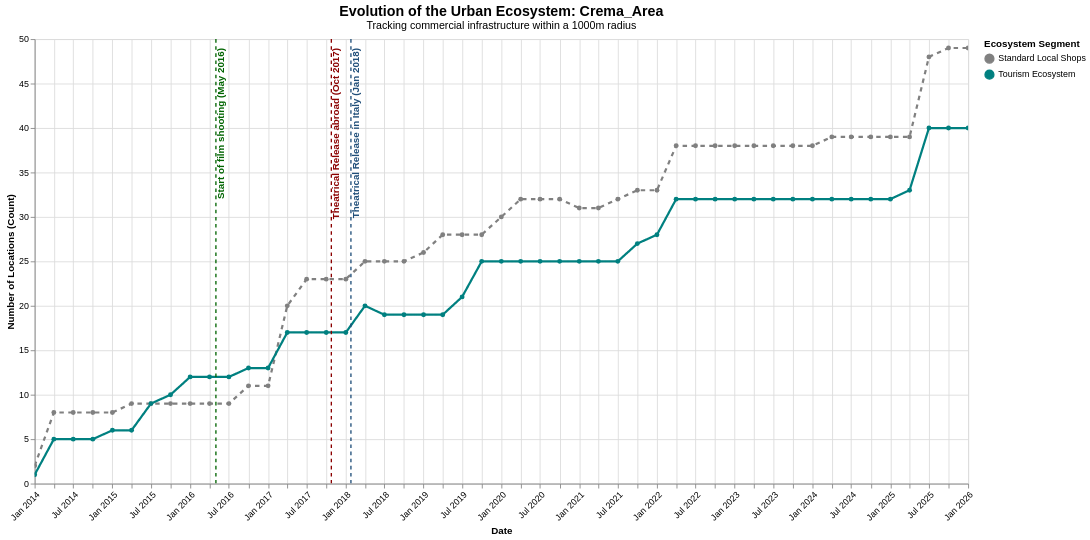

This figure's Vega-Lite source:
### Vega-Lite specification from a JSON file in a GitHub repository (floating-point values rounded to 4 significant figures)
{"config": {"view": {"continuousWidth": 300, "continuousHeight": 300}}, "layer": [{"data": {"name": "data-9315dc10dbd5f474a528b0fc01998e37"}, "mark": {"type": "line", "point": true, "strokeWidth": 2.5}, "encoding": {"color": {"field": "Category", "legend": {"orient": "right", "title": "Ecosystem Segment"}, "scale": {"domain": ["Standard Local Shops", "Tourism Ecosystem"], "range": ["gray", "teal"]}, "type": "nominal"}, "strokeDash": {"field": "Category", "legend": null, "scale": {"domain": ["Standard Local Shops", "Tourism Ecosystem"], "range": [[5, 5], [1, 0]]}, "type": "nominal"}, "tooltip": [{"field": "timestamp", "format": "%b %Y", "title": "Date", "type": "temporal"}, {"field": "Category", "title": "Segment", "type": "nominal"}, {"field": "value", "title": "Active Locations", "type": "quantitative"}], "x": {"axis": {"format": "%b %Y", "labelAngle": -45}, "field": "timestamp", "title": "Date", "type": "temporal"}, "y": {"field": "value", "title": "Number of Locations (Count)", "type": "quantitative"}}, "name": "view_b1cfc5ed27312bb1_0"}, {"data": {"name": "data-57eb6e8149d7a4d4a22ab79626cdab88"}, "mark": {"type": "rule", "size": 1.5, "strokeDash": [4, 4]}, "encoding": {"color": {"field": "Color", "scale": null, "type": "nominal"}, "x": {"field": "Date", "type": "temporal"}}}, {"data": {"name": "data-57eb6e8149d7a4d4a22ab79626cdab88"}, "mark": {"type": "text", "align": "right", "angle": 270, "baseline": "top", "dx": 5, "fontSize": 11, "fontWeight": "bold"}, "encoding": {"color": {"field": "Color", "scale": null, "type": "nominal"}, "text": {"field": "Event", "type": "nominal"}, "x": {"field": "Date", "type": "temporal"}, "y": {"value": 15}}}], "height": 500, "params": [{"name": "param_1e9efca18e7a2868", "select": {"type": "interval", "encodings": ["x", "y"]}, "bind": "scales", "views": ["view_b1cfc5ed27312bb1_0"]}], "title": {"text": "Evolution of the Urban Ecosystem: Crema_Area", "fontSize": 16, "subtitle": "Tracking commercial infrastructure within a 1000m radius", "subtitleFontSize": 12}, "width": 1050, "$schema": "https://vega.github.io/schema/vega-lite/v6.4.1.json", "datasets": {"data-9315dc10dbd5f474a528b0fc01998e37": [{"timestamp": "2014-01-01T00:00:00", "is_tourist_related": false, "value": 2.0, "Category": "Standard Local Shops"}, {"timestamp": "2014-01-01T00:00:00", "is_tourist_related": true, "value": 1.0, "Category": "Tourism Ecosystem"}, {"timestamp": "2014-04-01T00:00:00", "is_tourist_related": false, "value": 8.0, "Category": "Standard Local Shops"}, {"timestamp": "2014-04-01T00:00:00", "is_tourist_related": true, "value": 5.0, "Category": "Tourism Ecosystem"}, {"timestamp": "2014-07-01T00:00:00", "is_tourist_related": false, "value": 8.0, "Category": "Standard Local Shops"}, {"timestamp": "2014-07-01T00:00:00", "is_tourist_related": true, "value": 5.0, "Category": "Tourism Ecosystem"}, {"timestamp": "2014-10-01T00:00:00", "is_tourist_related": false, "value": 8.0, "Category": "Standard Local Shops"}, {"timestamp": "2014-10-01T00:00:00", "is_tourist_related": true, "value": 5.0, "Category": "Tourism Ecosystem"}, {"timestamp": "2015-01-01T00:00:00", "is_tourist_related": false, "value": 8.0, "Category": "Standard Local Shops"}, {"timestamp": "2015-01-01T00:00:00", "is_tourist_related": true, "value": 6.0, "Category": "Tourism Ecosystem"}, {"timestamp": "2015-04-01T00:00:00", "is_tourist_related": false, "value": 9.0, "Category": "Standard Local Shops"}, {"timestamp": "2015-04-01T00:00:00", "is_tourist_related": true, "value": 6.0, "Category": "Tourism Ecosystem"}, {"timestamp": "2015-07-01T00:00:00", "is_tourist_related": false, "value": 9.0, "Category": "Standard Local Shops"}, {"timestamp": "2015-07-01T00:00:00", "is_tourist_related": true, "value": 9.0, "Category": "Tourism Ecosystem"}, {"timestamp": "2015-10-01T00:00:00", "is_tourist_related": false, "value": 9.0, "Category": "Standard Local Shops"}, {"timestamp": "2015-10-01T00:00:00", "is_tourist_related": true, "value": 10.0, "Category": "Tourism Ecosystem"}, {"timestamp": "2016-01-01T00:00:00", "is_tourist_related": false, "value": 9.0, "Category": "Standard Local Shops"}, {"timestamp": "2016-01-01T00:00:00", "is_tourist_related": true, "value": 12.0, "Category": "Tourism Ecosystem"}, {"timestamp": "2016-04-01T00:00:00", "is_tourist_related": false, "value": 9.0, "Category": "Standard Local Shops"}, {"timestamp": "2016-04-01T00:00:00", "is_tourist_related": true, "value": 12.0, "Category": "Tourism Ecosystem"}, {"timestamp": "2016-07-01T00:00:00", "is_tourist_related": false, "value": 9.0, "Category": "Standard Local Shops"}, {"timestamp": "2016-07-01T00:00:00", "is_tourist_related": true, "value": 12.0, "Category": "Tourism Ecosystem"}, {"timestamp": "2016-10-01T00:00:00", "is_tourist_related": false, "value": 11.0, "Category": "Standard Local Shops"}, {"timestamp": "2016-10-01T00:00:00", "is_tourist_related": true, "value": 13.0, "Category": "Tourism Ecosystem"}, {"timestamp": "2017-01-01T00:00:00", "is_tourist_related": false, "value": 11.0, "Category": "Standard Local Shops"}, {"timestamp": "2017-01-01T00:00:00", "is_tourist_related": true, "value": 13.0, "Category": "Tourism Ecosystem"}, {"timestamp": "2017-04-01T00:00:00", "is_tourist_related": false, "value": 20.0, "Category": "Standard Local Shops"}, {"timestamp": "2017-04-01T00:00:00", "is_tourist_related": true, "value": 17.0, "Category": "Tourism Ecosystem"}, {"timestamp": "2017-07-01T00:00:00", "is_tourist_related": false, "value": 23.0, "Category": "Standard Local Shops"}, {"timestamp": "2017-07-01T00:00:00", "is_tourist_related": true, "value": 17.0, "Category": "Tourism Ecosystem"}, {"timestamp": "2017-10-01T00:00:00", "is_tourist_related": false, "value": 23.0, "Category": "Standard Local Shops"}, {"timestamp": "2017-10-01T00:00:00", "is_tourist_related": true, "value": 17.0, "Category": "Tourism Ecosystem"}, {"timestamp": "2018-01-01T00:00:00", "is_tourist_related": false, "value": 23.0, "Category": "Standard Local Shops"}, {"timestamp": "2018-01-01T00:00:00", "is_tourist_related": true, "value": 17.0, "Category": "Tourism Ecosystem"}, {"timestamp": "2018-04-01T00:00:00", "is_tourist_related": false, "value": 25.0, "Category": "Standard Local Shops"}, {"timestamp": "2018-04-01T00:00:00", "is_tourist_related": true, "value": 20.0, "Category": "Tourism Ecosystem"}, {"timestamp": "2018-07-01T00:00:00", "is_tourist_related": false, "value": 25.0, "Category": "Standard Local Shops"}, {"timestamp": "2018-07-01T00:00:00", "is_tourist_related": true, "value": 19.0, "Category": "Tourism Ecosystem"}, {"timestamp": "2018-10-01T00:00:00", "is_tourist_related": false, "value": 25.0, "Category": "Standard Local Shops"}, {"timestamp": "2018-10-01T00:00:00", "is_tourist_related": true, "value": 19.0, "Category": "Tourism Ecosystem"}, {"timestamp": "2019-01-01T00:00:00", "is_tourist_related": false, "value": 26.0, "Category": "Standard Local Shops"}, {"timestamp": "2019-01-01T00:00:00", "is_tourist_related": true, "value": 19.0, "Category": "Tourism Ecosystem"}, {"timestamp": "2019-04-01T00:00:00", "is_tourist_related": false, "value": 28.0, "Category": "Standard Local Shops"}, {"timestamp": "2019-04-01T00:00:00", "is_tourist_related": true, "value": 19.0, "Category": "Tourism Ecosystem"}, {"timestamp": "2019-07-01T00:00:00", "is_tourist_related": false, "value": 28.0, "Category": "Standard Local Shops"}, {"timestamp": "2019-07-01T00:00:00", "is_tourist_related": true, "value": 21.0, "Category": "Tourism Ecosystem"}, {"timestamp": "2019-10-01T00:00:00", "is_tourist_related": false, "value": 28.0, "Category": "Standard Local Shops"}, {"timestamp": "2019-10-01T00:00:00", "is_tourist_related": true, "value": 25.0, "Category": "Tourism Ecosystem"}, {"timestamp": "2020-01-01T00:00:00", "is_tourist_related": false, "value": 30.0, "Category": "Standard Local Shops"}, {"timestamp": "2020-01-01T00:00:00", "is_tourist_related": true, "value": 25.0, "Category": "Tourism Ecosystem"}, {"timestamp": "2020-04-01T00:00:00", "is_tourist_related": false, "value": 32.0, "Category": "Standard Local Shops"}, {"timestamp": "2020-04-01T00:00:00", "is_tourist_related": true, "value": 25.0, "Category": "Tourism Ecosystem"}, {"timestamp": "2020-07-01T00:00:00", "is_tourist_related": false, "value": 32.0, "Category": "Standard Local Shops"}, {"timestamp": "2020-07-01T00:00:00", "is_tourist_related": true, "value": 25.0, "Category": "Tourism Ecosystem"}, {"timestamp": "2020-10-01T00:00:00", "is_tourist_related": false, "value": 32.0, "Category": "Standard Local Shops"}, {"timestamp": "2020-10-01T00:00:00", "is_tourist_related": true, "value": 25.0, "Category": "Tourism Ecosystem"}, {"timestamp": "2021-01-01T00:00:00", "is_tourist_related": false, "value": 31.0, "Category": "Standard Local Shops"}, {"timestamp": "2021-01-01T00:00:00", "is_tourist_related": true, "value": 25.0, "Category": "Tourism Ecosystem"}, {"timestamp": "2021-04-01T00:00:00", "is_tourist_related": false, "value": 31.0, "Category": "Standard Local Shops"}, {"timestamp": "2021-04-01T00:00:00", "is_tourist_related": true, "value": 25.0, "Category": "Tourism Ecosystem"}, {"timestamp": "2021-07-01T00:00:00", "is_tourist_related": false, "value": 32.0, "Category": "Standard Local Shops"}, {"timestamp": "2021-07-01T00:00:00", "is_tourist_related": true, "value": 25.0, "Category": "Tourism Ecosystem"}, {"timestamp": "2021-10-01T00:00:00", "is_tourist_related": false, "value": 33.0, "Category": "Standard Local Shops"}, {"timestamp": "2021-10-01T00:00:00", "is_tourist_related": true, "value": 27.0, "Category": "Tourism Ecosystem"}, {"timestamp": "2022-01-01T00:00:00", "is_tourist_related": false, "value": 33.0, "Category": "Standard Local Shops"}, {"timestamp": "2022-01-01T00:00:00", "is_tourist_related": true, "value": 28.0, "Category": "Tourism Ecosystem"}, {"timestamp": "2022-04-01T00:00:00", "is_tourist_related": false, "value": 38.0, "Category": "Standard Local Shops"}, {"timestamp": "2022-04-01T00:00:00", "is_tourist_related": true, "value": 32.0, "Category": "Tourism Ecosystem"}, {"timestamp": "2022-07-01T00:00:00", "is_tourist_related": false, "value": 38.0, "Category": "Standard Local Shops"}, {"timestamp": "2022-07-01T00:00:00", "is_tourist_related": true, "value": 32.0, "Category": "Tourism Ecosystem"}, {"timestamp": "2022-10-01T00:00:00", "is_tourist_related": false, "value": 38.0, "Category": "Standard Local Shops"}, {"timestamp": "2022-10-01T00:00:00", "is_tourist_related": true, "value": 32.0, "Category": "Tourism Ecosystem"}, {"timestamp": "2023-01-01T00:00:00", "is_tourist_related": false, "value": 38.0, "Category": "Standard Local Shops"}, {"timestamp": "2023-01-01T00:00:00", "is_tourist_related": true, "value": 32.0, "Category": "Tourism Ecosystem"}, {"timestamp": "2023-04-01T00:00:00", "is_tourist_related": false, "value": 38.0, "Category": "Standard Local Shops"}, {"timestamp": "2023-04-01T00:00:00", "is_tourist_related": true, "value": 32.0, "Category": "Tourism Ecosystem"}, {"timestamp": "2023-07-01T00:00:00", "is_tourist_related": false, "value": 38.0, "Category": "Standard Local Shops"}, {"timestamp": "2023-07-01T00:00:00", "is_tourist_related": true, "value": 32.0, "Category": "Tourism Ecosystem"}, {"timestamp": "2023-10-01T00:00:00", "is_tourist_related": false, "value": 38.0, "Category": "Standard Local Shops"}, {"timestamp": "2023-10-01T00:00:00", "is_tourist_related": true, "value": 32.0, "Category": "Tourism Ecosystem"}, {"timestamp": "2024-01-01T00:00:00", "is_tourist_related": false, "value": 38.0, "Category": "Standard Local Shops"}, {"timestamp": "2024-01-01T00:00:00", "is_tourist_related": true, "value": 32.0, "Category": "Tourism Ecosystem"}, {"timestamp": "2024-04-01T00:00:00", "is_tourist_related": false, "value": 39.0, "Category": "Standard Local Shops"}, {"timestamp": "2024-04-01T00:00:00", "is_tourist_related": true, "value": 32.0, "Category": "Tourism Ecosystem"}, {"timestamp": "2024-07-01T00:00:00", "is_tourist_related": false, "value": 39.0, "Category": "Standard Local Shops"}, {"timestamp": "2024-07-01T00:00:00", "is_tourist_related": true, "value": 32.0, "Category": "Tourism Ecosystem"}, {"timestamp": "2024-10-01T00:00:00", "is_tourist_related": false, "value": 39.0, "Category": "Standard Local Shops"}, {"timestamp": "2024-10-01T00:00:00", "is_tourist_related": true, "value": 32.0, "Category": "Tourism Ecosystem"}, {"timestamp": "2025-01-01T00:00:00", "is_tourist_related": false, "value": 39.0, "Category": "Standard Local Shops"}, {"timestamp": "2025-01-01T00:00:00", "is_tourist_related": true, "value": 32.0, "Category": "Tourism Ecosystem"}, {"timestamp": "2025-04-01T00:00:00", "is_tourist_related": false, "value": 39.0, "Category": "Standard Local Shops"}, {"timestamp": "2025-04-01T00:00:00", "is_tourist_related": true, "value": 33.0, "Category": "Tourism Ecosystem"}, {"timestamp": "2025-07-01T00:00:00", "is_tourist_related": false, "value": 48.0, "Category": "Standard Local Shops"}, {"timestamp": "2025-07-01T00:00:00", "is_tourist_related": true, "value": 40.0, "Category": "Tourism Ecosystem"}, {"timestamp": "2025-10-01T00:00:00", "is_tourist_related": false, "value": 49.0, "Category": "Standard Local Shops"}, {"timestamp": "2025-10-01T00:00:00", "is_tourist_related": true, "value": 40.0, "Category": "Tourism Ecosystem"}, {"timestamp": "2026-01-01T00:00:00", "is_tourist_related": false, "value": 49.0, "Category": "Standard Local Shops"}, {"timestamp": "2026-01-01T00:00:00", "is_tourist_related": true, "value": 40.0, "Category": "Tourism Ecosystem"}], "data-57eb6e8149d7a4d4a22ab79626cdab88": [{"Date": "2016-05-01T00:00:00", "Event": "Start of film shooting (May 2016)", "Color": "#006400"}, {"Date": "2017-10-25T00:00:00", "Event": "Theatrical Release abroad (Oct 2017)", "Color": "#8B0000"}, {"Date": "2018-01-25T00:00:00", "Event": "Theatrical Release in Italy (Jan 2018)", "Color": "#1F4E79"}]}}
